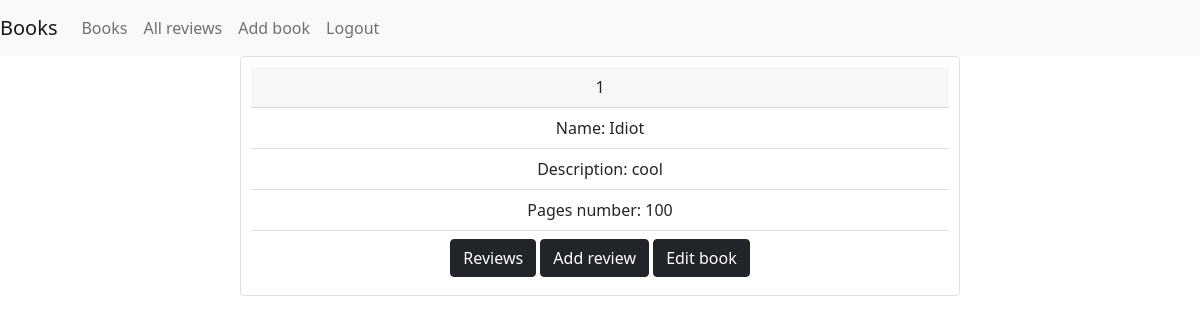
The app's page /app/book_detail/1/ (signed in), older data.
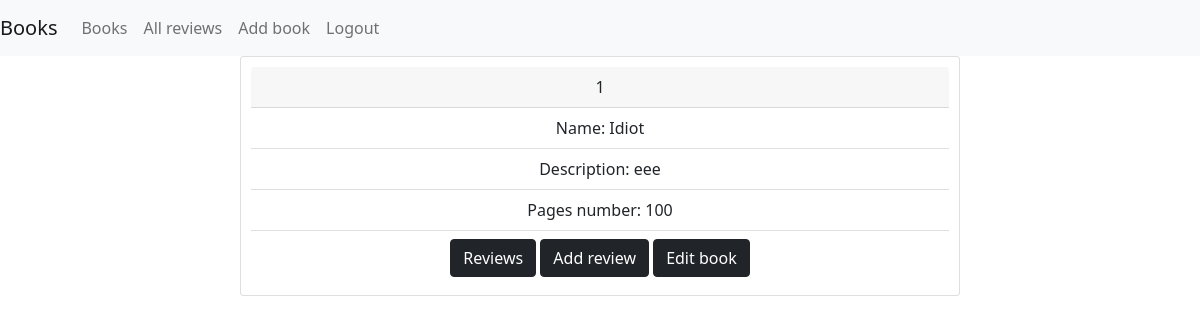
The same page, newer data.
### app_tutorial/models.py (models this page shows, shortened)
class Book(models.Model):
    name = models.CharField(max_length=255)
    price = models.DecimalField(max_digits=10, decimal_places=2)
    pages_number = models.IntegerField(default=100)
    description = models.TextField(null=True, blank=True)

### app_tutorial/views.py (the view)
# urls.py: path('book_detail/<int:book_id>/', views.book_detail, name='book_detail'),
def book_detail(request, book_id):
    book = get_object_or_404(Book, pk=book_id)
    return render(request, 'book_detail.html', {'book': book})

### templates/book_detail.html
{% extends 'base.html'%}
{%block content%}
<div class="review card">
  <div class="card-header">
    {{book.id}}
  </div>
  <ul class="list-group list-group-flush">
    <li class="list-group-item">Name: {{book.name}}</li>
    <li class="list-group-item">Description: {{book.description}}</li>
    <li class="list-group-item">Pages number: {{book.pages_number}}</li>
    <li class="list-group-item">
            <a class="btn btn-dark" href="{% url 'book_review_list' book_id=book.id%}" role="button">Reviews</a>
            {% if user.is_authenticated %}
                <a class="btn btn-dark" href="{% url 'add_review' book_id=book.id%}">Add review</a>
                {% if user.is_superuser %}
                    <a class="btn btn-dark" href="{% url 'edit_book' book_id=book.id%}" role="button">Edit book</a>
                {% endif %}
            {% endif %}
    </li>
  </ul>
</div>
{% endblock %}

Row changes from the older to the newer data that the page shows:
changed Book "Idiot": description "cool" → "eee"
